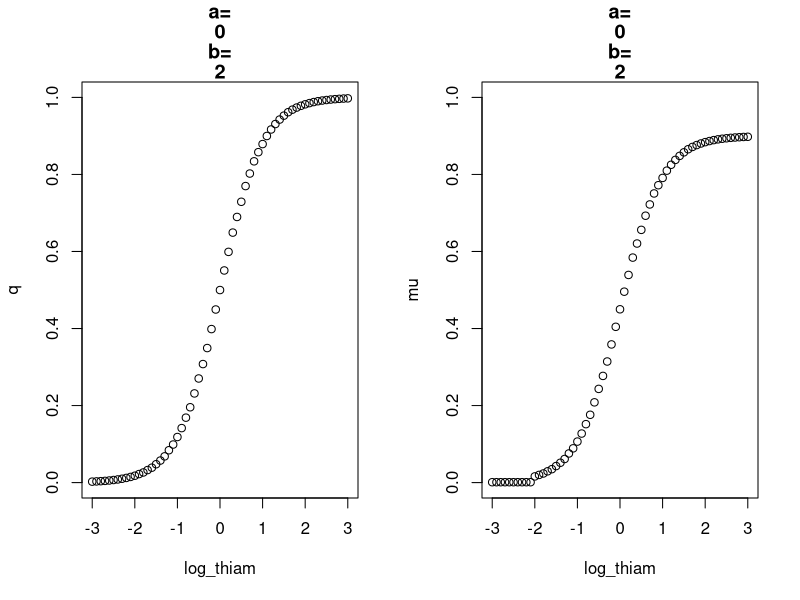

This figure's R source: (Note: this script raises an error after producing the figure.)

log_thiam<-seq(from=-3, to=3, by=0.1)
N<-length(log_thiam)
a<-0
b<-2
sd<-0.01
surv_ysfm<-0.9
t1<--2  
mu<-muQ<-Q<-q<-c()
for(i in 1:N){
  muQ[i]<-a+b*log_thiam[i]
  Q[i]<-rnorm(1,muQ[i],sd)
  q[i]<-(exp(Q[i])/(1+exp(Q[i])))

  mu[i]<-
    if(log_thiam[i]<t1){
      0.001
    }else{
      q[i]*surv_ysfm
    }
  }
par(mfrow=c(1,2))
plot(log_thiam,q, main=c("a=",a,"b=",b),ylim=c(0,1))
plot(log_thiam,mu, main=c("a=",a,"b=",b),ylim=c(0,1))
q


M_priors<-"
model{
 
 for(i in 1:N){
 x[i]~dbin(p[i],Eggs[i])
 # p: survival probability
 p[i]~dbeta(ap[i], bp[i])T(0.01,0.99)

ap[i]<-mu[i]*eta
bp[i]<-(1-mu[i])*eta

# t1:n alapuolella ne joiden kuolleisuus on 100%
 mu[i]<-(1-step(thiam_obs[i]-t1))*0.001  + 
 
 # t1:n yläpuolella ne joiden kuolleisuus on<100%
 # surv_ysfm skaalaa logit-normaalin tavallisen ysfm:n tasolle silloin kun selviytyminen
 # olisi muuten 1. Muuta merkitystä tällä ei pitäisi olla, koska a ja b estimoituvat suhteessa
 # ko parametriin
 step(thiam_obs[i]-t1) *q[i]*surv_ysfm
 
logit(q[i])<-Q[i]
Q[i]~dnorm(muQ[i],tauQ)
muQ[i]<-aQ+bQ*thiam_obs[i]

} 

t1~dunif(-5,3)
t1X~dunif(-5,3)

aQ~dnorm(0,1)
bQ~dlnorm(log(2)-0.5*(sd_bQ*sd_bQ),1/(sd_bQ*sd_bQ))
sd_bQ<-1
sdQ<-0.01#~dlnorm(1,0.1)
tauQ<-1/pow(sdQ,2)

eta~dunif(0.01,1000)
surv_ysfm~dbeta(2,2)T(0.001,0.9999)


}"


#thiam<-seq(from=0.1, to=3, by=0.1)
log_thiam<-seq(from=-3, to=3, by=0.1)

data<-list(thiam_obs=log_thiam, N=length(log_thiam), Eggs=rep(100, length(log_thiam)))



var_names=c(
  "x","q","mu",
  "aQ", "bQ",
  "surv_ysfm",
  "t1", "t1X",
  "eta"
)


run0<- run.jags(M_priors,
                  monitor= var_names,data=data, #inits = inits,
                  n.chains = 2, method = 'parallel', thin=10, burnin =1000,
                  modules = "mix",keep.jags.files=F,sample =1000, adapt = 1000,
                  progress.bar=TRUE)

chains<-as.mcmc(run0)

aQ<-chains[,"aQ"]
Nsample<-length(aQ)

mu<-x<-array(NA, dim=c(Nsample, N))
for(i in 1:N){
    x[,i]<-chains[,paste0("x[",i,"]")]
    mu[,i]<-chains[,paste0("mu[",i,"]")]
}
#x<-mean(chains[,"x[1]"])
plot(log_thiam, mu[1,])
for(i in 2:N){
points(log_thiam, mu[i,])
}
